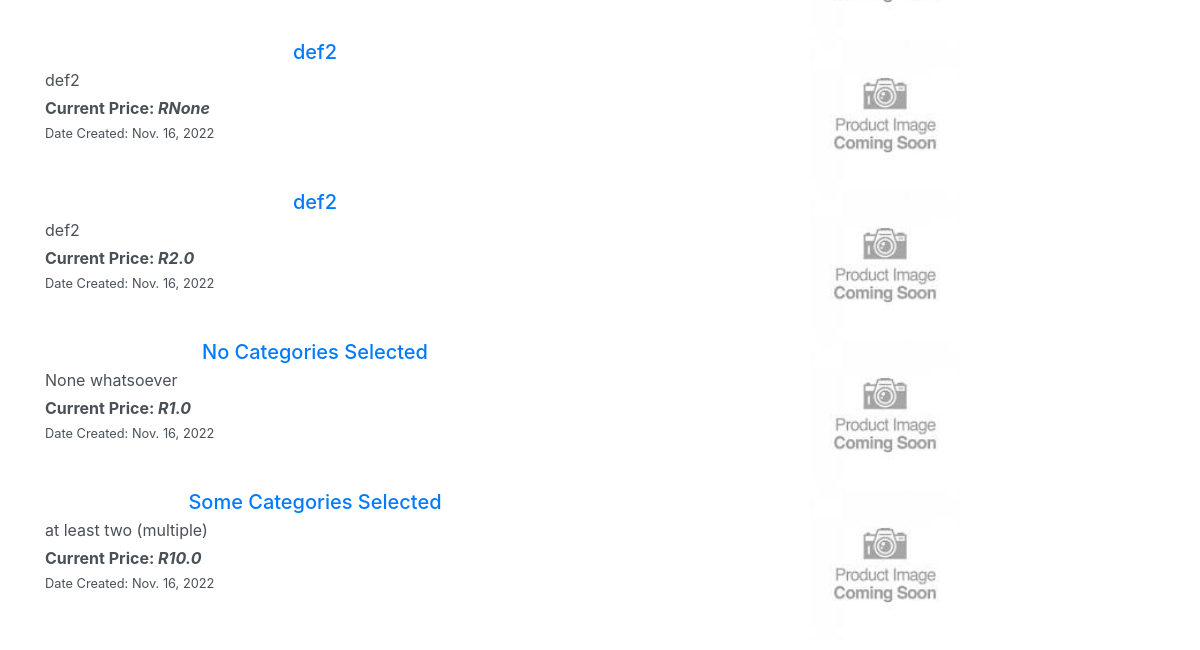
The app's page / (lower part), older data.
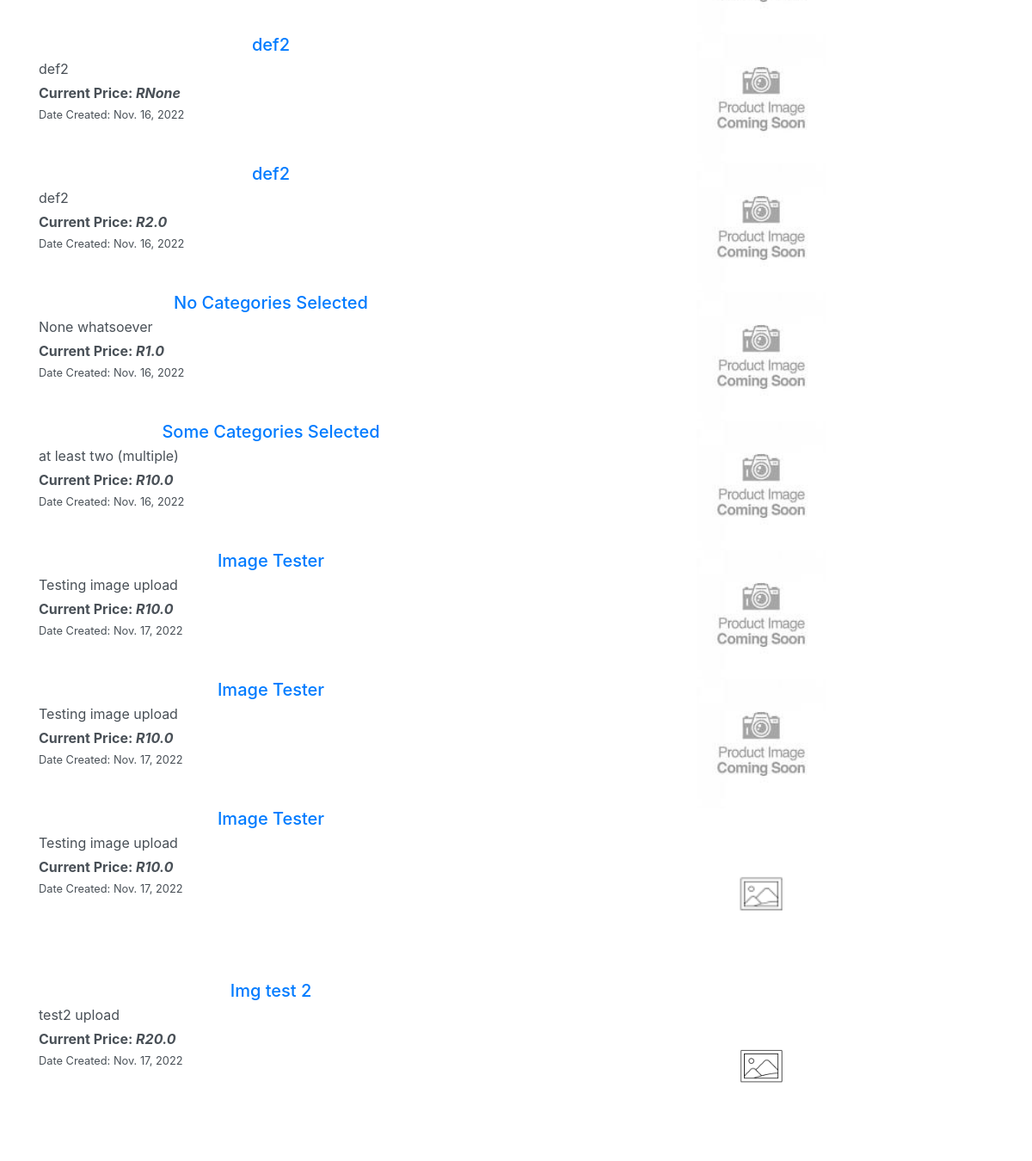
The same page, newer data.
### auctions/models.py (models this page shows, shortened)
class Listing(models.Model):
    title = models.CharField(max_length= 30)
    description = models.CharField(max_length= 200)
    creator = models.ForeignKey(User, on_delete=models.CASCADE, related_name="user", null=True)
    bid = models.ManyToManyField("Bid", related_name="current_bid", null=True)
    bidders = models.ManyToManyField(User, blank=True, related_name="buyers")
    pub_date = models.DateField(default=date.today)
    mod_date = models.DateField(default=date.today)
    comments = models.ManyToManyField("Comment", related_name="listing_comments", null=True, blank=True)
    category = models.ManyToManyField("Category", related_name="listing_category", null=True)
    active = models.BooleanField(default=True)
    winner = models.ForeignKey(User, on_delete=models.CASCADE, related_name="sold", null=True)
    listing_image = models.ImageField(null=True, blank=True, upload_to="Images/listings_pics")

### auctions/views.py (the view)
# urls.py: path("", views.index, name="index"),
def index(request):
    listings = Listing.objects.all()
    current = 0
    current_amount_list = []
    for listing in listings:
        if listing.active == True:
            current_amount = listing.offers.aggregate(Max('amount'))
            print(f"current dict: {current_amount}")
            print(current_amount['amount__max'])
            current = current_amount.get('amount__max')
            current_amount_list.append(current)
    print(f"list: {current_amount_list}")
    return render(request, "auctions/index.html", {"listings": listings.annotate(max_bid_amount=Max('offers__amount')),
    "prices": current_amount_list})

### auctions/templates/auctions/index.html (shortened to what this page needs)
{% extends "auctions/layout.html" %}
{% load static %}
{% block body %}
    {% for listing in listings %}
        {% if listing.active == True %}
            <div class="container-lg text-center">
                <div class="row">
                    <div class="col list-group-item-action">
                        <h5 class="mb-1"><a href="listings/{{listing.id}}">{{listing.title}}</a></h5>
                        <div class="description text-left">
                            <p class="mb-1">{{listing.description}}</p>
                        </div>
                        <div class="price text-left">
                            <strong>Current Price: <em>R{{listing.max_bid_amount}}</em></strong>
                        </div>
                        <div class="date text-left">
                            <small>Date Created: {{listing.pub_date}}</small>
                        </div>
                    </div>
                    <div class="col">
                        <div class="img-sm">
                            {% if listing.listing_image %}
                                <img src="{{listing.listing_image.url}}" alt="product image" width="200" height="200">
                            {% else %}
                                <img src="{% static 'auctions/Images/product_images.jpg' %}" width="150" height="150" alt="Default profile picture">
                            {% endif %}
                        </div>
                    </div>
                </div>
            </div>
        {% endif %}
    {% endfor %}
{% endblock %}

### auctions/templates/auctions/layout.html (shortened to what this page needs)
{% load static %}
<!DOCTYPE html>
<html lang="en">
    <head>
        <link rel="stylesheet" href="https://stackpath.bootstrapcdn.com/bootstrap/4.4.1/css/bootstrap.min.css">
        <link href="{% static 'auctions/styles.css' %}" rel="stylesheet">
    </head>
    <div class="container-fluid">
        <body>
            {% block body %}
            {% endblock %}
        </body>
    </div>
</html>

### auctions/static/auctions/styles.css (style rules this page uses)
body { padding: 10px; }

Row changes from the older to the newer data that the page shows:
added Listing: title "Image Tester", description "Testing image upload", max_bid_amount "10.0", pub_date "Nov. 17, 2022", active True (drawn)
added Listing: title "Image Tester", description "Testing image upload", max_bid_amount "10.0", pub_date "Nov. 17, 2022", active True (drawn)
added Listing: title "Image Tester", description "Testing image upload", max_bid_amount "10.0", pub_date "Nov. 17, 2022", listing_image (placeholder picture)
added Listing: title "Img test 2", description "test2 upload", max_bid_amount "20.0", pub_date "Nov. 17, 2022", listing_image (placeholder picture)
